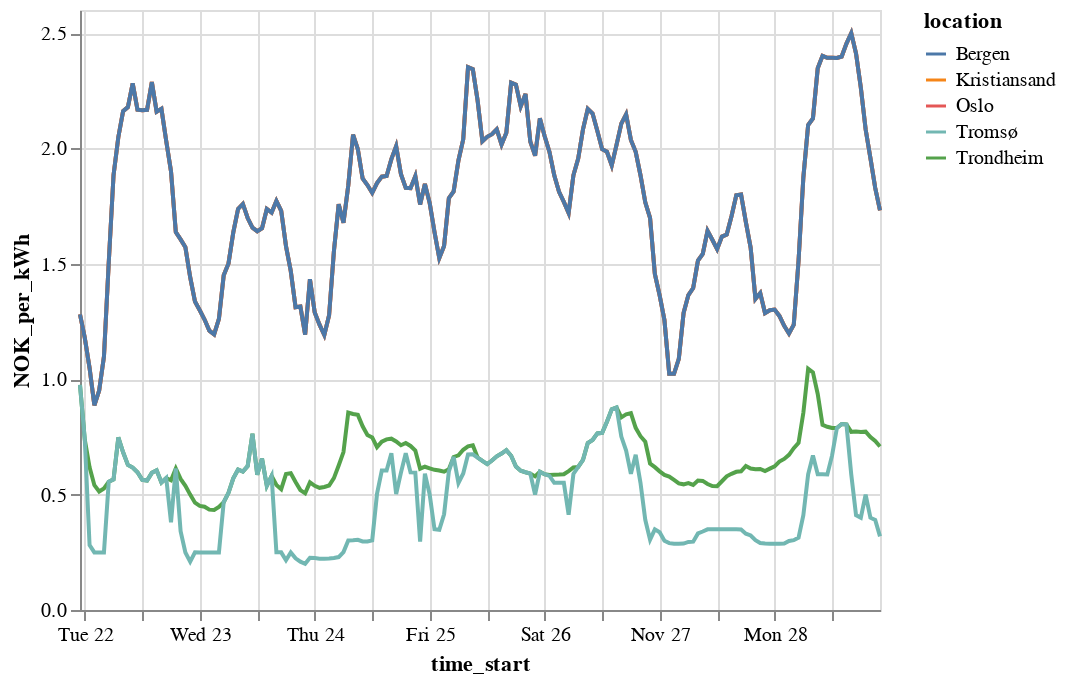

Source (notebook cell):
### Code cell
import altair as alt
alt.Chart(df).mark_line().encode(
    x="time_start",
    y="NOK_per_kWh",
    color = "location"
)

### Figure 1 — Vega-Lite specification as saved in the notebook (floating-point values rounded to 4 significant figures; data arrays with more than 128 entries replaced by an {"elided": "..."} marker saying what was removed)
{"config": {"view": {"continuousWidth": 400, "continuousHeight": 300}}, "data": {"name": "data-439f6107fec939ae42311e685db6dbc3"}, "mark": "line", "encoding": {"color": {"field": "location", "type": "nominal"}, "x": {"field": "time_start", "type": "temporal"}, "y": {"field": "NOK_per_kWh", "type": "quantitative"}}, "$schema": "https://vega.github.io/schema/vega-lite/v4.17.0.json", "datasets": {"data-439f6107fec939ae42311e685db6dbc3": {"elided": "840 records"}}}
